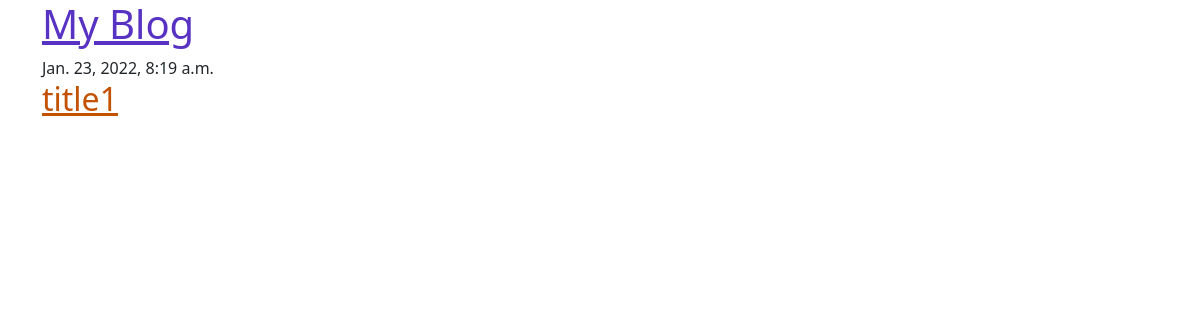
Before: / with the older database file.
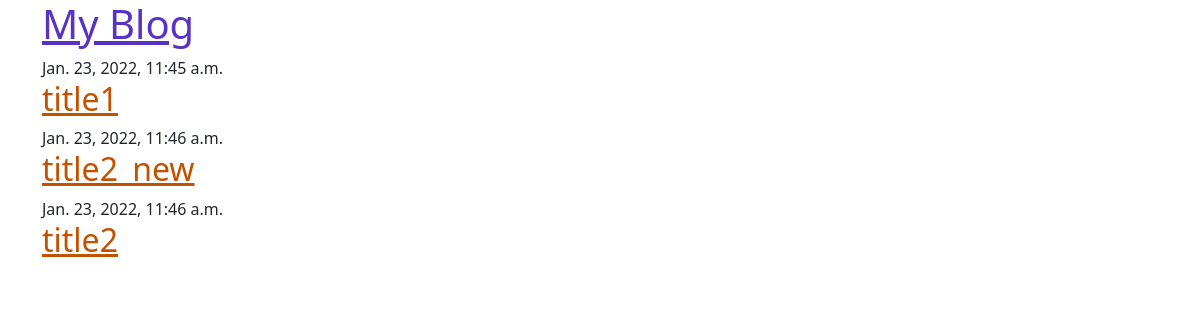
After: the same page with the newer database file.
### blog/models.py (models this page shows, shortened)
class Post(models.Model):
    author = models.ForeignKey(settings.AUTH_USER_MODEL, on_delete=models.CASCADE)
    title = models.CharField(max_length=200)
    text = models.TextField()
    created_date = models.DateTimeField(default=timezone.now)
    published_date = models.DateTimeField(blank=True, null=True)

### blog/views.py (the view)
# urls.py: path('', views.post_list, name='post_list'),
def post_list(request):
    posts = Post.objects.filter(published_date__lte=timezone.now()).order_by('published_date')
    return render(request, 'blog/post_list.html', {'posts':posts})

### blog/templates/blog/post_list.html
{% extends 'blog/base.html' %}
{% block content %}
    {% for post in posts %}
    <article class="post">
        <time class="date">
            {{ post.published_date }}
        </time>
        <h2><a href="{% url 'post_detail' pk=post.pk %}">{{ post.title }}</a></h2>
    </article>
    {% endfor %}
{% endblock %}

### blog/templates/blog/base.html (shortened to what this page needs)
{% load static %}
<!DOCTYPE html>
<html>
    <head>
        <link rel="stylesheet" href="https://cdn.jsdelivr.net/npm/bootstrap@5.1.3/dist/css/bootstrap.min.css">
        <link rel="stylesheet" href="{% static 'css/blog.css' %}">
    </head>
    <body>
        <header class="page-header">
          <div class="container">
              <h1><a href="/">My Blog</a></h1>
          </div>
        </header>
        <main class="container">
            <div class="row">
                <div class="col">
                    {% block content %}
                    {% endblock %}
                </div>
            </div>
        </main>
    </body>
</html>

### blog/static/css/blog.css (style rules this page uses)
h1 a { color: #5832c2; }
h2 a { color: #C25100; }

Changed rows visible on the page:
changed Post "title1": published_date "Jan. 23, 2022, 8:19 a.m." → "Jan. 23, 2022, 11:45 a.m."
added Post: published_date "Jan. 23, 2022, 11:46 a.m.", title "title2_new"
added Post: published_date "Jan. 23, 2022, 11:46 a.m.", title "title2"
